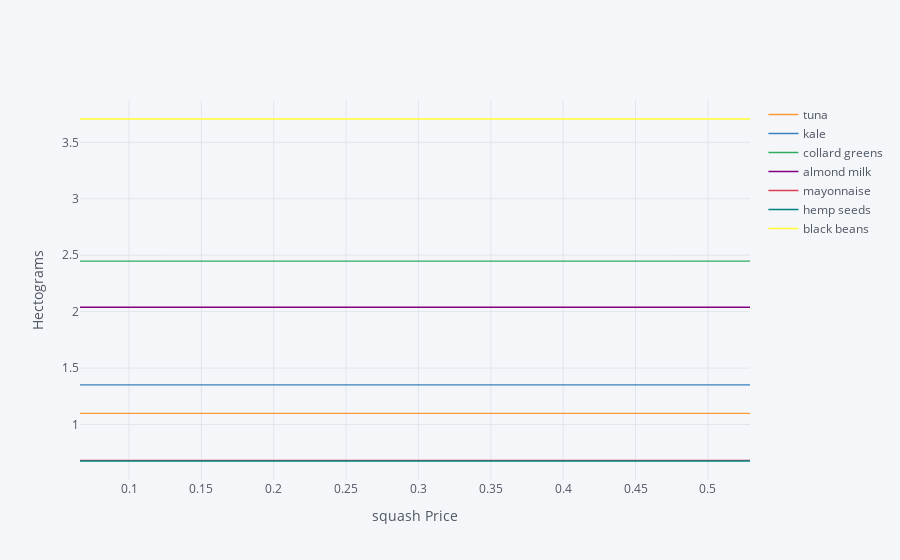

Notebook code for this chart:
### Code cell
import cufflinks as cf
cf.go_offline()

ReferenceGood = 'squash'

scale = [0.5,0.75,0.9,1.,1.1,1.2,1.3,1.4,1.5,2,4]

cost0 = solve_subsistence_problem(FoodNutrients,Prices,
                                  diet_min[group],diet_max[group],max_weight=12,tol=tol).fun

my_p = Prices.copy()

diet = {}
for s in scale:

    my_p[ReferenceGood] = Prices[ReferenceGood]*s
    result = solve_subsistence_problem(FoodNutrients,my_p,
                                       diet_min[group],diet_max[group],max_weight=12,tol=tol)
    diet[my_p[ReferenceGood]] = result.diet

Diet_response = pd.DataFrame(diet).T
Diet_response.index.name = '%s Price' % ReferenceGood

Diet_response.reset_index(inplace=True)

# Get rid of units for index (cufflinks chokes)
Diet_response['%s Price' % ReferenceGood] = Diet_response['%s Price' % ReferenceGood].apply(lambda x: x.magnitude)

Diet_response = Diet_response.set_index('%s Price' % ReferenceGood)

# Just look at goods consumed in quantities greater than error tolerance
Diet_response.loc[:,(Diet_response>tol).sum()>0].iplot(xTitle='%s Price' % ReferenceGood,yTitle='Hectograms')

### Figure 1 — Plotly figure (JSON) as saved in the notebook; plotly's stock layout.template omitted (floating-point values rounded to 4 significant figures)
{"data": [{"line": {"color": "rgba(255, 153, 51, 1.0)", "dash": "solid", "shape": "linear", "width": 1.3}, "mode": "lines", "name": "tuna", "text": "", "type": "scatter", "x": [0.06614, 0.09921, 0.119, 0.1323, 0.1455, 0.1587, 0.172, 0.1852, 0.1984, 0.2646, 0.5291], "y": [1.099, 1.099, 1.099, 1.099, 1.099, 1.099, 1.099, 1.099, 1.099, 1.099, 1.099]}, {"line": {"color": "rgba(55, 128, 191, 1.0)", "dash": "solid", "shape": "linear", "width": 1.3}, "mode": "lines", "name": "kale", "text": "", "type": "scatter", "x": [0.06614, 0.09921, 0.119, 0.1323, 0.1455, 0.1587, 0.172, 0.1852, 0.1984, 0.2646, 0.5291], "y": [1.35, 1.35, 1.35, 1.35, 1.35, 1.35, 1.35, 1.35, 1.35, 1.35, 1.35]}, {"line": {"color": "rgba(50, 171, 96, 1.0)", "dash": "solid", "shape": "linear", "width": 1.3}, "mode": "lines", "name": "collard greens", "text": "", "type": "scatter", "x": [0.06614, 0.09921, 0.119, 0.1323, 0.1455, 0.1587, 0.172, 0.1852, 0.1984, 0.2646, 0.5291], "y": [2.448, 2.448, 2.448, 2.448, 2.448, 2.448, 2.448, 2.448, 2.448, 2.448, 2.448]}, {"line": {"color": "rgba(128, 0, 128, 1.0)", "dash": "solid", "shape": "linear", "width": 1.3}, "mode": "lines", "name": "almond milk", "text": "", "type": "scatter", "x": [0.06614, 0.09921, 0.119, 0.1323, 0.1455, 0.1587, 0.172, 0.1852, 0.1984, 0.2646, 0.5291], "y": [2.039, 2.039, 2.039, 2.039, 2.039, 2.039, 2.039, 2.039, 2.039, 2.039, 2.039]}, {"line": {"color": "rgba(219, 64, 82, 1.0)", "dash": "solid", "shape": "linear", "width": 1.3}, "mode": "lines", "name": "mayonnaise", "text": "", "type": "scatter", "x": [0.06614, 0.09921, 0.119, 0.1323, 0.1455, 0.1587, 0.172, 0.1852, 0.1984, 0.2646, 0.5291], "y": [0.6816, 0.6816, 0.6816, 0.6816, 0.6816, 0.6816, 0.6816, 0.6816, 0.6816, 0.6816, 0.6816]}, {"line": {"color": "rgba(0, 128, 128, 1.0)", "dash": "solid", "shape": "linear", "width": 1.3}, "mode": "lines", "name": "hemp seeds", "text": "", "type": "scatter", "x": [0.06614, 0.09921, 0.119, 0.1323, 0.1455, 0.1587, 0.172, 0.1852, 0.1984, 0.2646, 0.5291], "y": [0.6761, 0.6761, 0.6761, 0.6761, 0.6761, 0.6761, 0.6761, 0.6761, 0.6761, 0.6761, 0.6761]}, {"line": {"color": "rgba(255, 255, 51, 1.0)", "dash": "solid", "shape": "linear", "width": 1.3}, "mode": "lines", "name": "black beans", "text": "", "type": "scatter", "x": [0.06614, 0.09921, 0.119, 0.1323, 0.1455, 0.1587, 0.172, 0.1852, 0.1984, 0.2646, 0.5291], "y": [3.707, 3.707, 3.707, 3.707, 3.707, 3.707, 3.707, 3.707, 3.707, 3.707, 3.707]}], "layout": {"autosize": true, "legend": {"bgcolor": "#F5F6F9", "font": {"color": "#4D5663"}}, "paper_bgcolor": "#F5F6F9", "plot_bgcolor": "#F5F6F9", "title": {"font": {"color": "#4D5663"}}, "xaxis": {"autorange": true, "gridcolor": "#E1E5ED", "range": [0.06614, 0.5291], "showgrid": true, "tickfont": {"color": "#4D5663"}, "title": {"font": {"color": "#4D5663"}, "text": "squash Price"}, "type": "linear", "zerolinecolor": "#E1E5ED"}, "yaxis": {"autorange": true, "gridcolor": "#E1E5ED", "range": [0.5077, 3.876], "showgrid": true, "tickfont": {"color": "#4D5663"}, "title": {"font": {"color": "#4D5663"}, "text": "Hectograms"}, "type": "linear", "zerolinecolor": "#E1E5ED"}}}
